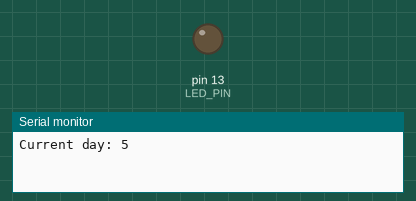
Simulated run of this sketch. Board: Arduino Uno, built with avr-gcc and run on an emulated ATmega328P. On the bench: output pins drawn as LEDs (lit = HIGH), the last lines printed to the serial monitor. The local clock reads 2024-03-15 10:24:30 at power-on unless the sketch sets it.

Above: at 0.1 s.
At 4.1 s:
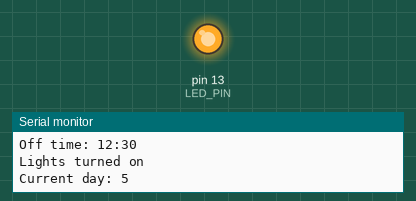
Timing chart, 0 to 5.6 s (numbered marks = the images above):
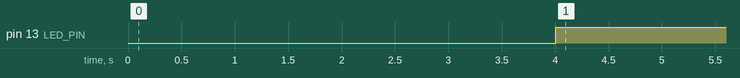

The sketch:

main.ino
```cpp
#include <Wire.h>
#include <RTClib.h>

#define PIR_PIN 2         // Pin connected to the PIR sensor
#define LED_PIN 13        // Pin connected to the LED

RTC_DS3231 rtc;          // Create an instance of the RTC object

// Define the on/off times for the lights for each day of the week (24-hour format)
// Format: {onHour, onMinute, offHour, offMinute}
int dailyTimes[7][4] = {
  {8, 15, 12, 30},  // Monday
  {8, 15, 12, 30},  // Tuesday
  {10, 30, 12, 30}, // Wednesday
  {8, 15, 12, 30},  // Thursday
  {8, 15, 12, 30},  // Friday
  // Repeat for the remaining days of the week if needed
};

unsigned long lastMotionTime = 0;  // Variable to store the time when motion was last detected
unsigned long debounceDelay = 10000;  // Debounce delay in milliseconds (adjust as needed)
unsigned long debugPrintDelay = 1000;  // Delay between debug print statements in milliseconds

void setup() {
  pinMode(PIR_PIN, INPUT);
  pinMode(LED_PIN, OUTPUT);

  // Initialize the serial communication
  Serial.begin(9600);

  // Initialize the RTC
  if (!rtc.begin()) {
    Serial.println("Couldn't find RTC");
    while (1);
  }

  if (rtc.lostPower()) {
    Serial.println("RTC lost power, let's set the time!");
    rtc.adjust(DateTime(2024, 4, 24, 12, 28, 0));
  }
}

void loop() {
  // Read the current time from the RTC
  DateTime now = rtc.now();

  // Get the current day of the week (Sunday = 1, Monday = 2, ..., Saturday = 7)
  int currentDay = now.dayOfTheWeek();

  // Check if it's time to turn the lights on/off for the current day
  int onHour = dailyTimes[currentDay - 1][0];
  int onMinute = dailyTimes[currentDay - 1][1];
  int offHour = dailyTimes[currentDay - 1][2];
  int offMinute = dailyTimes[currentDay - 1][3];

  int currentHour = now.hour();
  int currentMinute = now.minute();

  // Debugging output
  Serial.print("Current day: ");
  Serial.println(currentDay);
  delay(debugPrintDelay);
  Serial.print("Current time: ");
  Serial.print(currentHour);
  Serial.print(":");
  Serial.println(currentMinute);
  delay(debugPrintDelay);
  Serial.print("On time: ");
  Serial.print(onHour);
  Serial.print(":");
  Serial.println(onMinute);
  delay(debugPrintDelay);
  Serial.print("Off time: ");
  Serial.print(offHour);
  Serial.print(":");
  Serial.println(offMinute);
  delay(debugPrintDelay);

  // Check if it's time to turn the lights on/off
  if ((currentHour == onHour && currentMinute >= onMinute) ||
      (currentHour == offHour && currentMinute <= offMinute) ||
      (currentHour > onHour && currentHour < offHour)) {
    // Within the specified time range, turn on the lights
    turnOnLights();
    // Stop motion sensing
    lastMotionTime = millis();
  } else {
    // Outside the specified time range, turn off the lights
    turnOffLights();
    // Resume motion sensing
    if (digitalRead(PIR_PIN) == HIGH) {
      // Motion detected, check if enough time has passed since last detection
      if (millis() - lastMotionTime >= debounceDelay) {
        // Sufficient debounce delay has elapsed, turn on the lights
        turnOnLights();
        delay(10000);
        // Update the last motion detection time
        lastMotionTime = millis();
      }
    }
  }
}

void turnOnLights() {
  digitalWrite(LED_PIN, HIGH);  //  Turn on the lights
  Serial.println("Lights turned on");
}

void turnOffLights() {
  digitalWrite(LED_PIN, LOW);   // Turn off the lights
  Serial.println("Lights turned off");
}
```

Measured:
- by itself, pin 13 (LED_PIN): LOW → HIGH at 4.0 s
